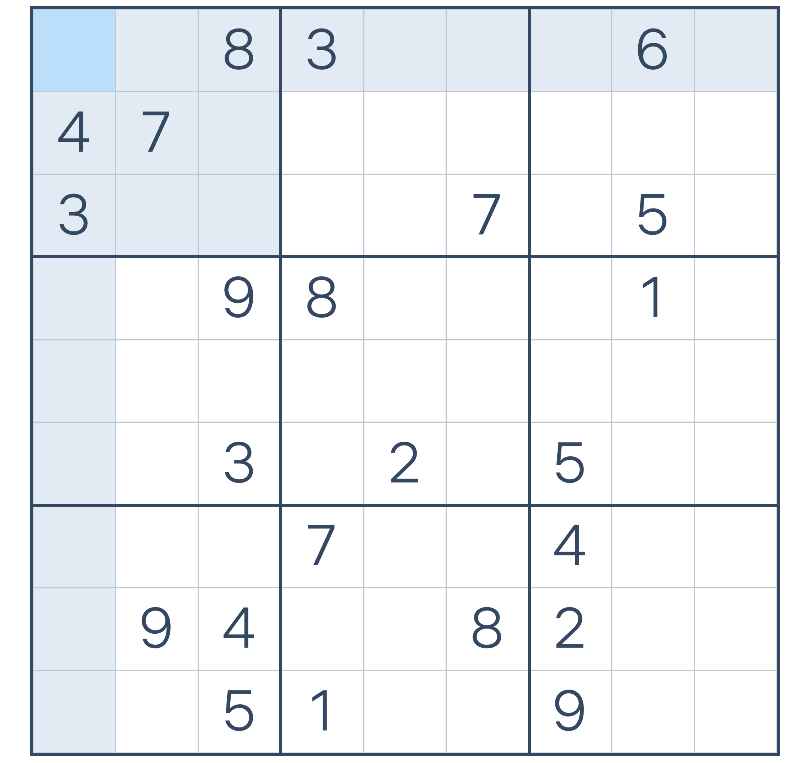
#> input picture image.png, 785 x 763 px
$ python -i main.py   (imports and definitions only)
#> lines starting #> are read from the running program, lines starting #| are printed output that depends on the picture; after the words box and inside, x2 and y2 are one past the last pixel; in counts of white or black regions, pixels touching at a corner belong together
#> in extract_board_from_image, image is the input picture: shape (763, 785, 3); mean B, G, R 244.6, 241.2, 237.8
import cv2
import numpy as np
import pytesseract

# если Windows и tesseract не в PATH:
# pytesseract.pytesseract.tesseract_cmd = r"C:\Program Files\Tesseract-OCR\tesseract.exe"

def order_points(pts):
    rect = np.zeros((4, 2), dtype="float32")
    s = pts.sum(axis=1)
    d = np.diff(pts, axis=1)

    rect[0] = pts[np.argmin(s)]   # top-left
    rect[2] = pts[np.argmax(s)]   # bottom-right
    rect[1] = pts[np.argmin(d)]   # top-right
    rect[3] = pts[np.argmax(d)]   # bottom-left
    return rect

def four_point_transform(image, pts, size=900):
    rect = order_points(pts)
    dst = np.array([
        [0, 0],
        [size - 1, 0],
        [size - 1, size - 1],
        [0, size - 1]
    ], dtype="float32")

    M = cv2.getPerspectiveTransform(rect, dst)
    warped = cv2.warpPerspective(image, M, (size, size))
    return warped, M

def find_sudoku_grid(image):
    gray = cv2.cvtColor(image, cv2.COLOR_BGR2GRAY)
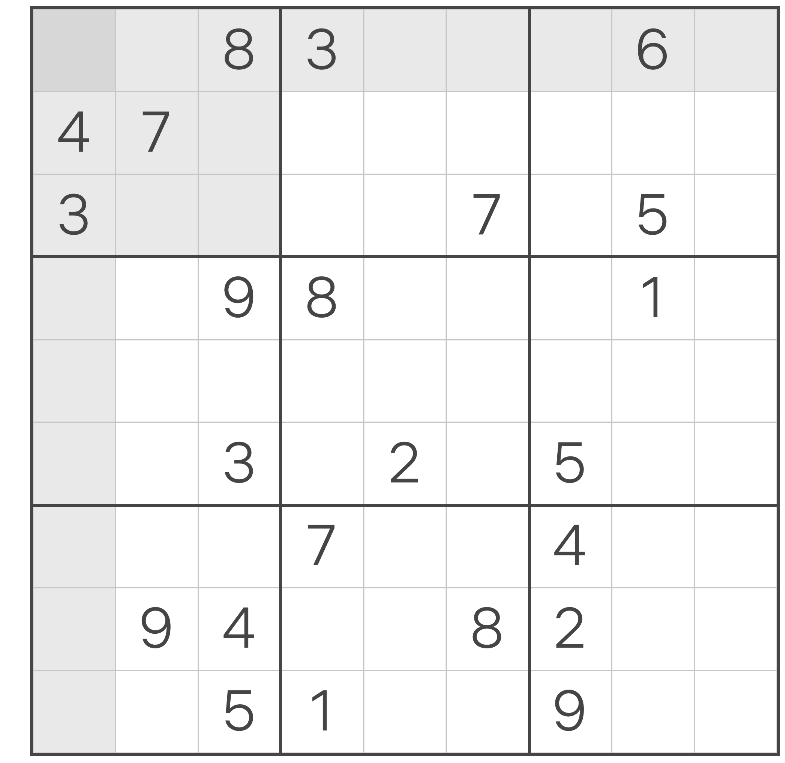
#> gray: shape (763, 785); min 69, max 255, mean 240.5
    blur = cv2.GaussianBlur(gray, (7, 7), 0)
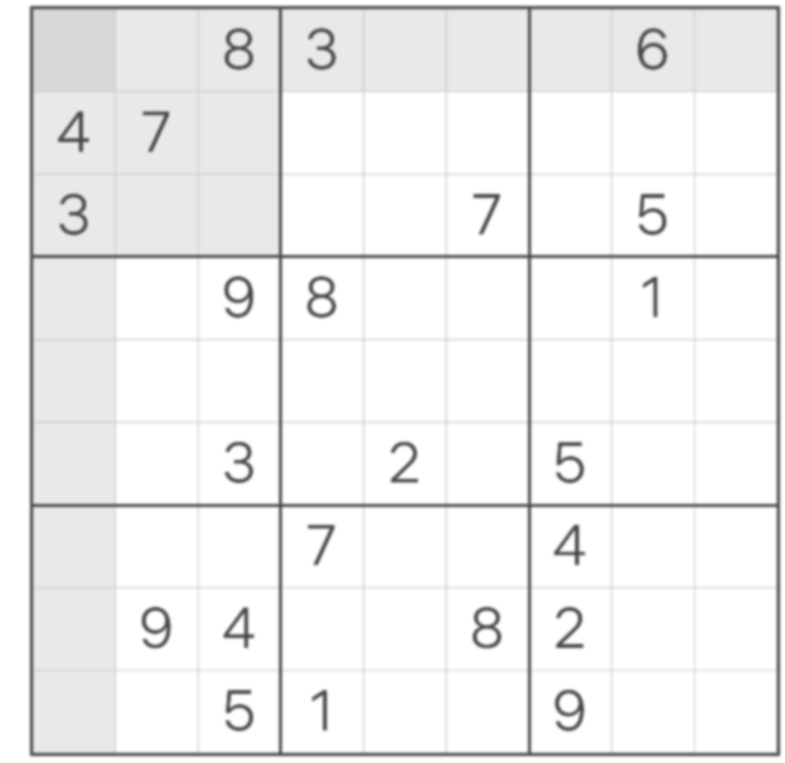
#> blur: shape (763, 785); min 75, max 255, mean 240.5

    thresh = cv2.adaptiveThreshold(
        blur, 255,
        cv2.ADAPTIVE_THRESH_GAUSSIAN_C,
        cv2.THRESH_BINARY_INV,
        11, 2
    )
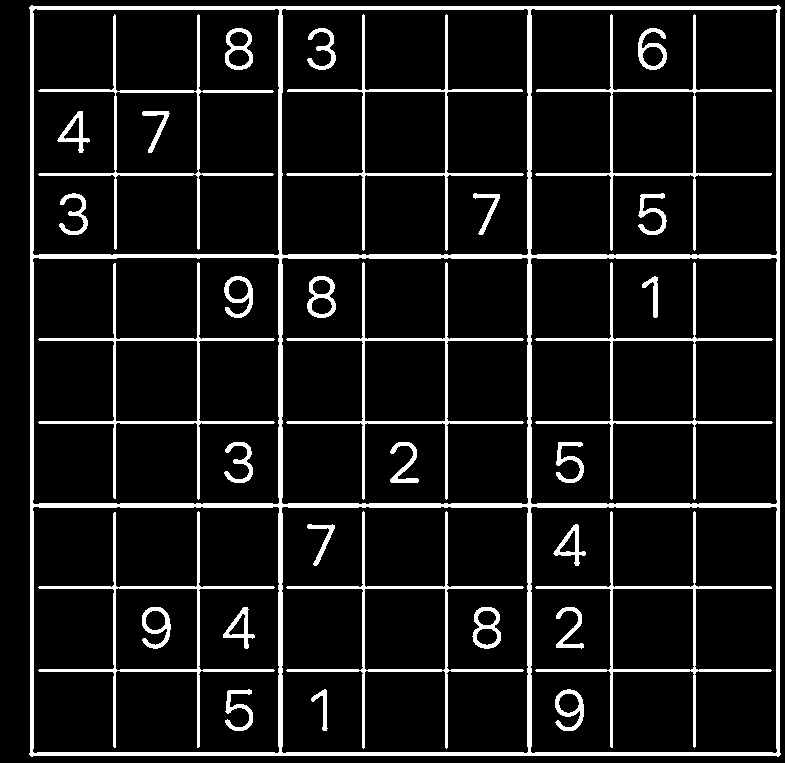
#> thresh: shape (763, 785); 10.1% white; 33 white regions

    contours, _ = cv2.findContours(thresh, cv2.RETR_EXTERNAL, cv2.CHAIN_APPROX_SIMPLE)
#> contours = 1 contour; box (x1, y1, x2, y2) and area: (29, 5, 781, 757) 561017

    biggest = None
    max_area = 0

    for cnt in contours:
        area = cv2.contourArea(cnt)
        if area < 50000:
            continue

        peri = cv2.arcLength(cnt, True)
        approx = cv2.approxPolyDP(cnt, 0.02 * peri, True)

        if len(approx) == 4 and area > max_area:
            biggest = approx
            max_area = area
#> this loop made 1 pass
#> (area, peri, biggest, max_area) on pass 1: (561017, 3002.6, [[31, 5], [29, 754], [778, 756], [780, 7]], 561017)
#> after the loop, max_area = 561017

    if biggest is None:
        raise ValueError("Не удалось найти поле судоку")

    pts = biggest.reshape(4, 2).astype(np.float32)
#> pts = [[31, 5], [29, 754], [778, 756], [780, 7]]
    warped, M = four_point_transform(image, pts)
#> in order_points, `s = pts.sum(axis=1)`: s = [36, 783, 1534, 787]
#> in order_points, `d = np.diff(pts, axis=1)`: d = [-26, 725, -22, -773]
#> in four_point_transform, `rect = order_points(pts)`: rect = [[31, 5], [780, 7], [778, 756], [29, 754]]
#> in four_point_transform, `M = cv2.getPerspectiveTransform(rect, dst)`: M = [[1.2, 0.0032, -37.22], [-0.0032, 1.2, -5.9], [-1.08e-19, 1.03e-20, 1]]
#> in four_point_transform, `warped = cv2.warpPerspective(image, M, (size, size))`:
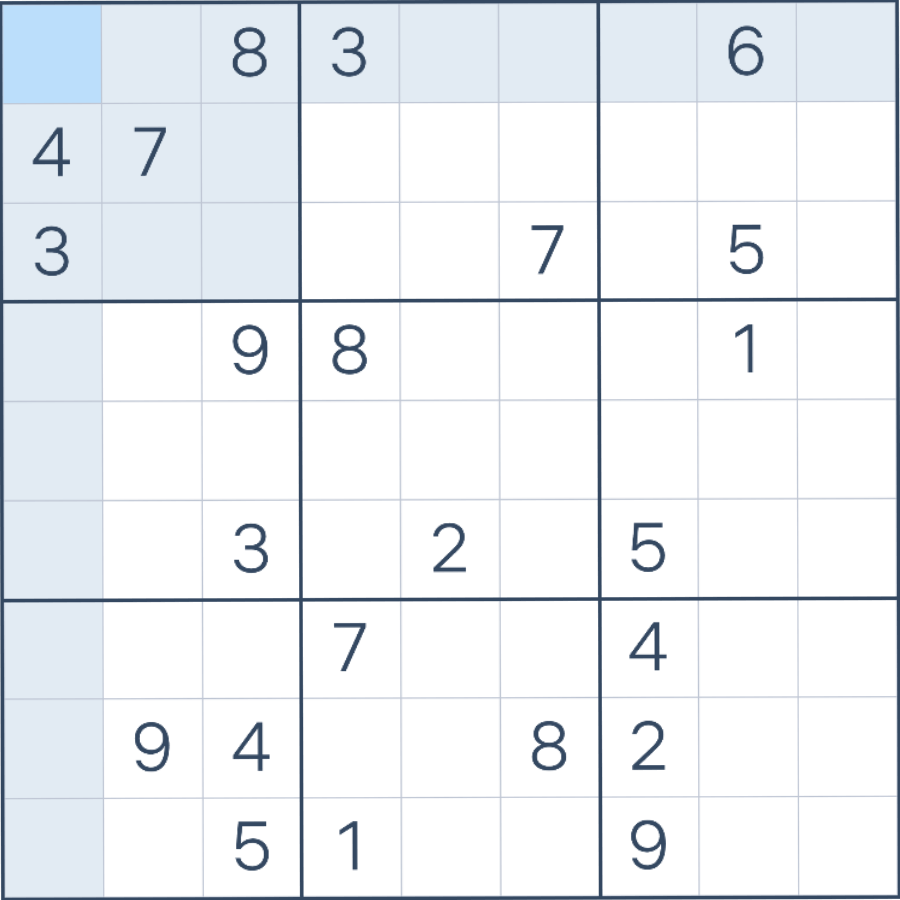
#> warped: shape (900, 900, 3); mean B, G, R 244.2, 240.6, 237
    return warped

def preprocess_cell(cell):
    gray = cv2.cvtColor(cell, cv2.COLOR_BGR2GRAY)

    # убираем отступы от границ клетки
    h, w = gray.shape
    margin = int(min(h, w) * 0.12)
    gray = gray[margin:h-margin, margin:w-margin]

    # бинаризация
    th = cv2.adaptiveThreshold(
        gray, 255,
        cv2.ADAPTIVE_THRESH_GAUSSIAN_C,
        cv2.THRESH_BINARY_INV,
        11, 2
    )

    # шум
    kernel = np.ones((2, 2), np.uint8)
    th = cv2.morphologyEx(th, cv2.MORPH_OPEN, kernel)

    return th

def recognize_digit(cell_img):
    th = preprocess_cell(cell_img)

    # если пикселей мало — клетка пустая
    non_zero = cv2.countNonZero(th)
    area = th.shape[0] * th.shape[1]
    fill_ratio = non_zero / area

    if fill_ratio < 0.03:
        return 0

    # увеличим для OCR
    resized = cv2.resize(th, None, fx=3, fy=3, interpolation=cv2.INTER_CUBIC)

    config = r'--psm 10 -c tessedit_char_whitelist=123456789'
    text = pytesseract.image_to_string(resized, config=config).strip()

    if text.isdigit() and text in "123456789":
        return int(text)

    return 0

def extract_board_from_image(image_path):
    image = cv2.imread(image_path)
    if image is None:
        raise ValueError("Не удалось открыть изображение")

    warped = find_sudoku_grid(image)
    size = warped.shape[0]
#> size = 900
    cell_size = size // 9
#> cell_size = 100

    board = []
    fixed_mask = []

    for r in range(9):
        row = []
        mask_row = []
        for c in range(9):
            y1 = r * cell_size
            y2 = (r + 1) * cell_size
            x1 = c * cell_size
            x2 = (c + 1) * cell_size

            cell = warped[y1:y2, x1:x2]
            digit = recognize_digit(cell)
            row.append(digit)
            mask_row.append(digit != 0)

        board.append(row)
        fixed_mask.append(mask_row)
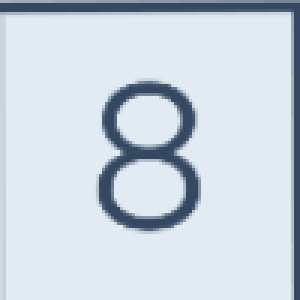
#> cell: shape (100, 100, 3) (shown 3 times larger); mean B, G, R 224.4, 214.2, 203.9
#> after the loop, board = []; fixed_mask = []

    return warped, board, fixed_mask

#> (the run stopped early here; a loop or call above may not have finished)
